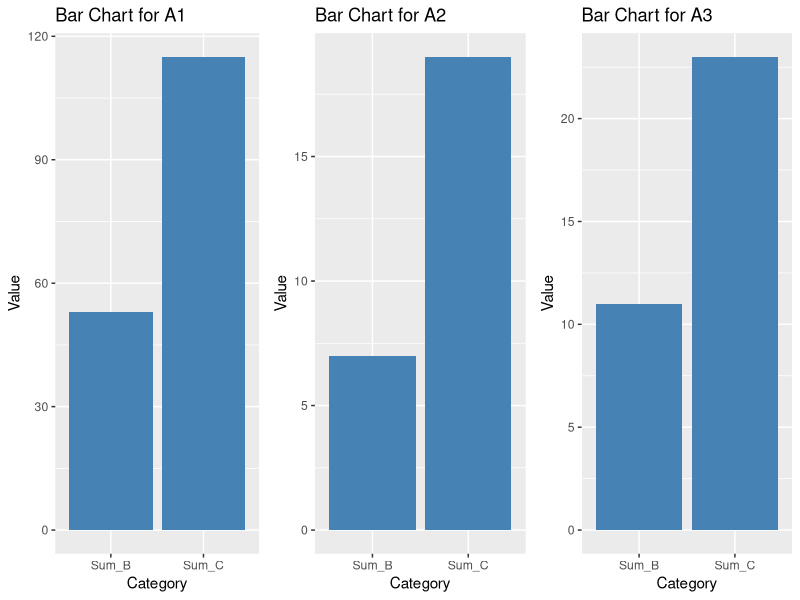

Recreate this plot in R.
install.packages("data.table")
install.packages("ggplot2")
install.packages("gridExtra")

library(data.table)
library(ggplot2)
library(gridExtra)


### LOOP AS A FUNCTION ###

# Create a data.table
dt <- data.table(A = c("A1", "A1", "A2", "A2", "A3", "A3" ,"A1"),
                 B = c(1, 2, 3, 4, 5, 6, 50),
                 C = c(7, 8, 9, 10, 11, 12, 100))

# STEP 1
# Define a function to sum columns B and C for each value in column A
sum_columns_BC <- function(unique_A) {
  # Create an empty list to store the tables
  result_list <- list()
  
  # Loop over each unique value in column A
  for (val in unique_A) {
    # Subset the data.table based on current value of A
    subset_dt <- dt[A == val, ]
    
    # Sum columns B and C
    summed_dt <- subset_dt[, .(Sum_B = sum(B), Sum_C = sum(C)), by = A]
    
    # Append the table to the result list
    result_list[[val]] <- summed_dt
  }
  
  # Bind all the tables together
  result <- rbindlist(result_list)
  
  # Return the final result
  return(result)
}

# STEP 2
# Get unique values of column A
unique_A <- unique(dt$A)

# STEP 3
# Call the function with unique_A as an argument
result <- sum_columns_BC(unique_A)

# Print the final result
print(result)

###########################
######### CHARTS ##########
# STEP 1
# Function to create bar charts for each value in column A

create_bar_charts <- function(unique_A, data) {
  plots <- list()
  
  for (val in unique_A) {
    subset_dt <- data[A == val, ]
    chart_title <- paste("Bar Chart for", val)
    
    categories <- c("Sum_B", "Sum_C")
    values <- subset_dt[, .(Sum_B, Sum_C)]

    
    df <- data.frame(Category = rep(categories, each = nrow(values)),
                     Value = unlist(values))
    
    chart <- ggplot(df) +
      geom_bar(aes(x = Category, y = Value), stat = "identity", fill = "steelblue") +
      labs(title = chart_title, x = "Category", y = "Value") +
      scale_fill_manual(values = colors)
      
      
    
    #print(chart)
    plots[[val]] <- chart

  }
  #layout <- do.call(grid.arrange, plots)
  #layout <- grid.arrange(grobs = plots, nrow = 1) ## horizontal
  layout <- do.call(grid.arrange, c(plots, nrow = 1))

  return(layout)
}

unique_A <- unique(result$A)
#create_bar_charts(unique_A, result)
layout <- create_bar_charts(unique_A, result)
print(layout)



